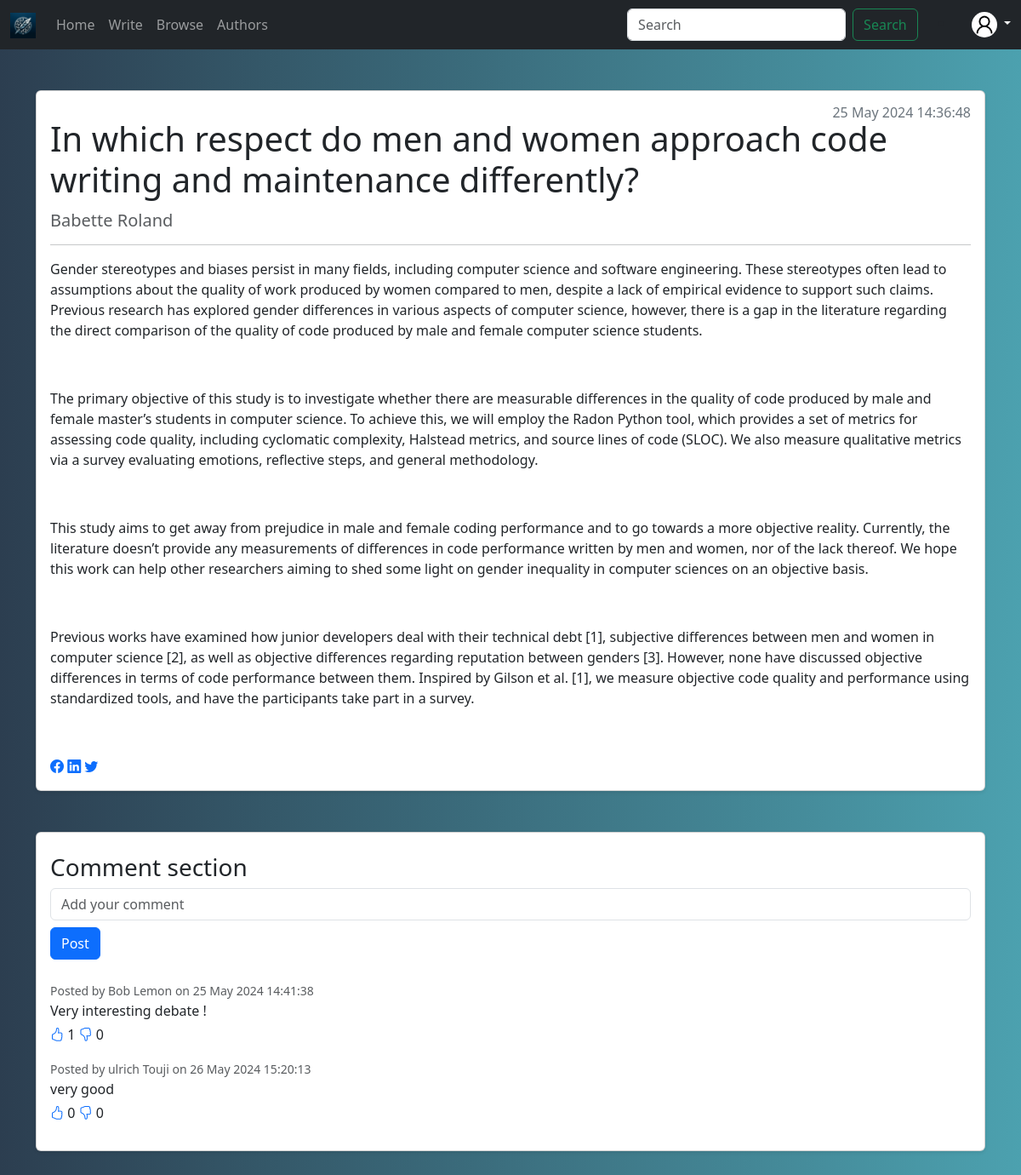
/articles/read/1, run on an earlier commit of the app's database.
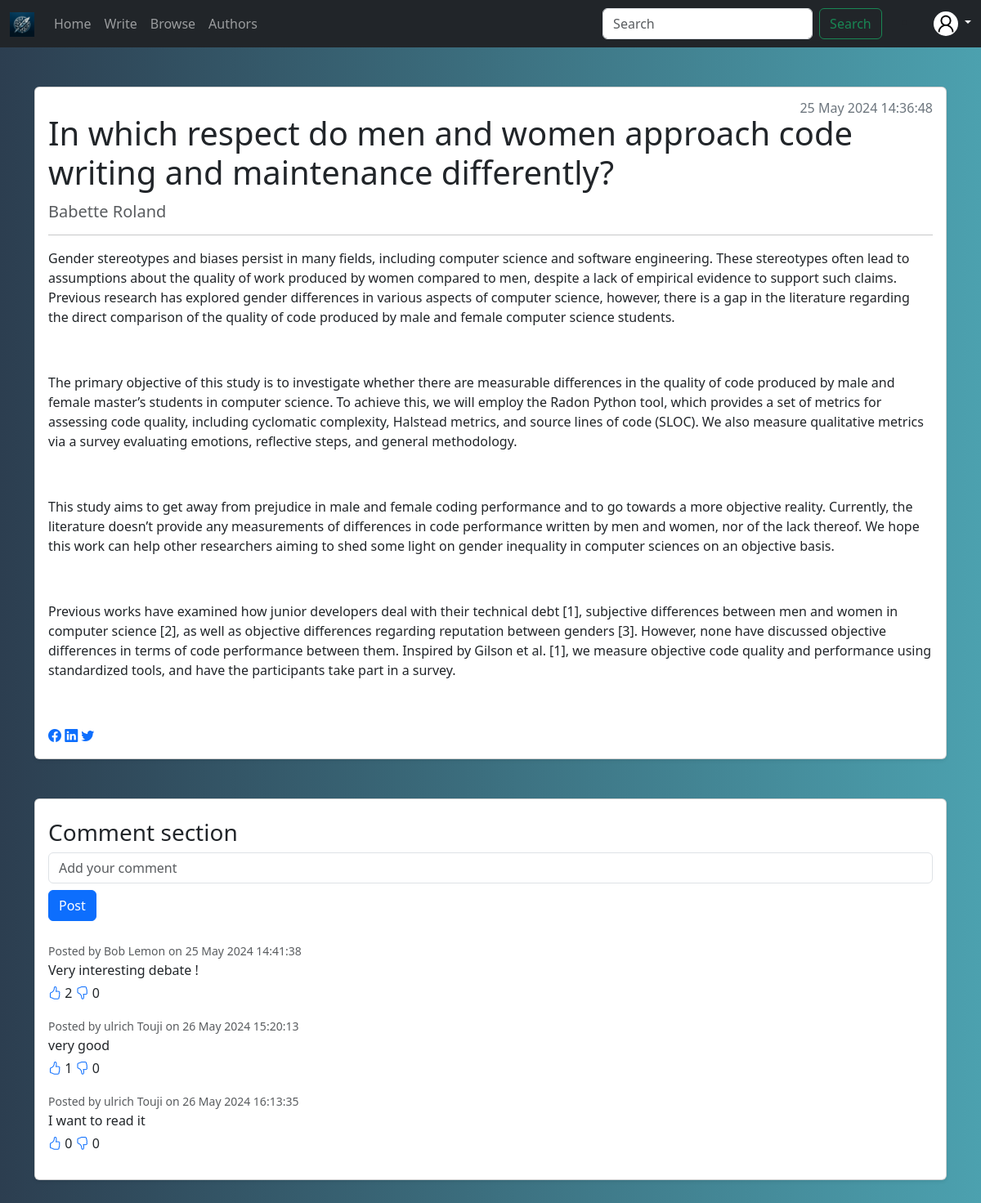
And on a later commit of the database.
### projet/models.py (models this page shows)
class Comment(Base):
    __tablename__ = 'comments'
    id = Column(Integer, primary_key=True)
    body = Column(String, index=True)
    article_id = Column(Integer, ForeignKey("articles.id"))
    author_id = Column(String(72), ForeignKey("users.id"))
    created_at = Column(DateTime, server_default=func.now())
    likes = Column(Integer, default=0)
    dislikes = Column(Integer, default=0)
    article = relationship("Article", back_populates="comments")
    author = relationship("User", back_populates="comments")
    likes_dislikes_comments = relationship("LikeDislikeComments", back_populates="comment")

class User(Base):
    __tablename__ = 'users'
    id = Column(String(72), primary_key=True)
    first_name = Column(String(72))
    last_name = Column(String(72))
    email = Column(String(72), unique=True)
    password = Column(String(72))
    is_active = Column(Boolean, default=True)
    group = Column(String(2048), nullable=True)
    articles = relationship("Article", back_populates="author")
    comments = relationship("Comment", back_populates="author")
    likes_dislikes_article = relationship("LikeDislikeArticle", back_populates="user")
    likes_dislikes_comment = relationship("LikeDislikeComments", back_populates="user")
    subscriptions = relationship("Subscription", foreign_keys=[Subscription.user_id], back_populates="user")
    subscribers = relationship("Subscription", foreign_keys=[Subscription.author_id], back_populates="author")

class Article(Base):
    __tablename__ = "articles"
    id = Column(Integer, primary_key=True)
    body = Column(String, index=True)
    title = Column(String, index=True)
    created_at = Column(DateTime, server_default=func.now())
    author_id = Column(String(72), ForeignKey("users.id"))
    likes = Column(Integer, default=0)
    dislikes = Column(Integer, default=0)
    author = relationship("User", back_populates="articles")
    comments = relationship("Comment", back_populates="article")
    likes_dislikes_article = relationship("LikeDislikeArticle", back_populates="article")

### projet/routes/articles.py (the view)
@router.get("/read/{article_id}")
def read_article(request: Request, article_id: int, db: Session = Depends(get_db), user: Optional[models.User] = Depends(get_optional_user)):
    article = db.query(models.Article).get(article_id)
    article.comments = db.query(models.Comment).filter(models.Comment.article_id == article_id).all()
    return templates.TemplateResponse(
        "read_article.html",  # Template file path.
        context={
            'request': request,  # Template context data.
            'article': article,
            'user': user
        }
    )

### projet/templates/read_article.html (shortened to what this page needs)
{% extends "base.html" %}
{% block content %}
{% include 'navbar.html' %}
<div class="container my-5">
    <div class="card shadow-sm">
        <div class="card-body">
            <h1 class="card-title my-3">{{ article.title }}</h1>
            <h5 class="card-subtitle mb-2 text-muted">{{ article.author.first_name }} {{ article.author.last_name }}</h5>
            <h6 class="text-secondary position-absolute top-0 end-0 m-3">{{ article.created_at.strftime("%d %b %Y %X") }}</h6>
            <hr>
            <div class="card-text">
                {{ article.body|safe }}
            </div>
            <a href="https://www.facebook.com/sharer/sharer.php?u={{request.url}}" class="bi bi-facebook" target="_blank"></a>
            <a href="https://www.linkedin.com/share?id={{request.url}}" class="bi bi-linkedin" target="_blank"></a>
            <a href="http://www.twitter.com/share?url={{request.url}}" class="bi bi-twitter" target="_blank"></a>
        </div>
    </div>
</div>
<div class="container my-5">
    <div class="card shadow-sm p-3">
        <h3 class="mt-2">Comment section</h3>
        <form id="post-form">
            <input type="text" name="comment" id="comment" placeholder="Add your comment" class="form-control mb-2">
            <button type="submit" class="btn btn-primary mb-4">Post</button>
        </form>
        <div id="comments-list">
            {% for com in article.comments %}
            <div class="comment mb-3">
                <small class="text-muted">Posted by {{ com.author.first_name }} {{ com.author.last_name }} on {{ com.created_at.strftime("%d %b %Y %X") }}</small>
                <p class="mb-1">{{ com.body }}</p>
                <span>
                    <a href="/articles/comments/like/{{ article.id }}/{{ com.id }}" class="bi bi-hand-thumbs-up"></a>
                    <span>{{ com.likes }}</span>
                </span>
                <span>
                    <a href="/articles/comments/dislike/{{ article.id }}/{{ com.id }}" class="bi bi-hand-thumbs-down"></a>
                    <span>{{ com.dislikes }}</span>
                </span>
            </div>
            {% endfor %}
        </div>
    </div>
</div>
{% endblock %}

What changed in the data, as far as the page shows it:
changed Comment "Very interesting debate !": likes "1" → "2"
changed Comment "very good": likes "0" → "1"
added Comment: author.first_name "ulrich", author.last_name "Touji", created_at "26 May 2024 16:13:35", body "I want to read it", likes "0", dislikes "0"
